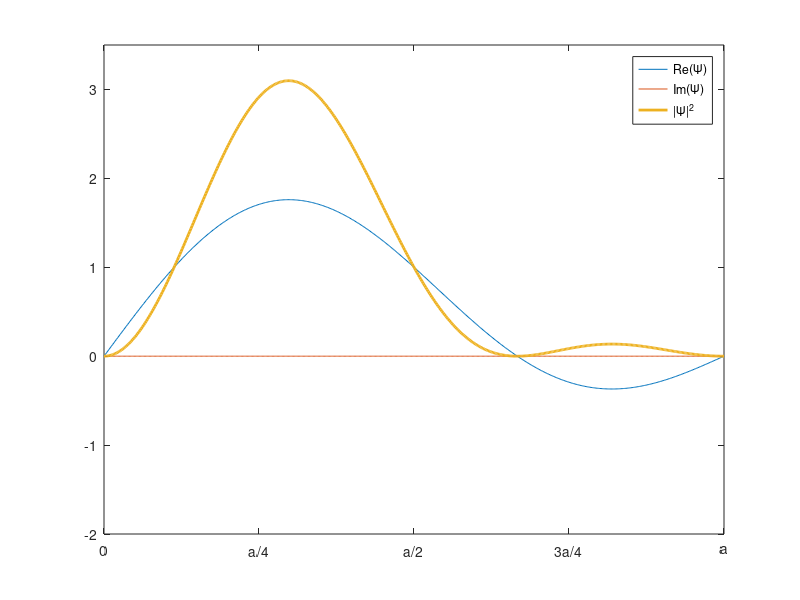

The MATLAB source for this figure: (Note: this script raises an error after producing the figure.)
% SCRIPT TO SIMULATE THE TIME EVOLUTION OF WAVEFUNCTION
% OF A PARTICLE IN AN INFINITE SQUARE WELL POTENTIAL

clearvars
close all

% constants
m = 1; % masa del electrón (9.1e-31 kg)
a = 1; % ancho del pozo (1e-9 m);
A = sqrt(2/a); % constante de normalización de psi
hbar = 1; % constante de Planck (6.626e-34 J s);

% positions
x = linspace(0,a,500);

% stationary states of infinite square well
psi1 = A*sin(pi/a*x);
psi2 = A*sin(2*pi/a*x);
% and so on... add all you want in the form psin = A*sin(n*pi/a*x)

% energy eigenvalues of stationary states
E1 = 1^2*pi^2*hbar^2/2/m/a^2;
E2 = 2^2*pi^2*hbar^2/2/m/a^2;
% and so on... add all you want in the form En = n^2pi^2*hbar^2/2/m/a^2

% coefficients of the expansion for the initial wavefunction, Psi(x,0) = sum c_i psi_i
c1 = 1/sqrt(2);
c2 = sqrt(1 - c1^2);
% add all you want but keeping in mind normalization, i.e. that sum |c_i|^2 = 1

% initial state, Psi(x,0)
psi0 = c1*psi1+c2*psi2;

% plot of initial state
figure,
h1 = plot(x,real(psi0));                        % real part plot
hold on
h2 = plot(x,imag(psi0));                        % imaginary part plot
h3 = plot(x,conj(psi0).*psi0,'LineWidth',2);    % square modulus plot
xlim([0 a])                                     % range for x axis
xticks([0 a/4 a/2 3*a/4 a])                     % add some ticks for x axis
xticklabels({'0','a/4','a/2','3a/4','a'})       % add some labels for x axis
ylim([-2 3.5])                                  % range for y axis
legend('Re(\Psi)','Im(\Psi)','|\Psi|^2')        % add legend
yticks('auto')                                  % add auto ticks for y axis
% ylabel('Re(Psi), Im(Psi), |Psi|^2')             % add some labels for y axis

tfin = 10; % simulation time
dt = 0.01; % timestep

for t = 0:dt:tfin
    % Psi(x,t) state
    psi = c1*psi1.*exp(-1i*E1*t/hbar)+c2*psi2.*exp(-1i*t*E2/hbar);
    h1.YData = real(psi);       % update real part plot
    h2.YData = imag(psi);       % update imaginary part plot
    h3.YData = conj(psi).*psi;  % update squared modulus plot
    
    refreshdata                 % refresh plots
    drawnow                     % draw and show
    pause(0.01)                 % pause for visualization
end
